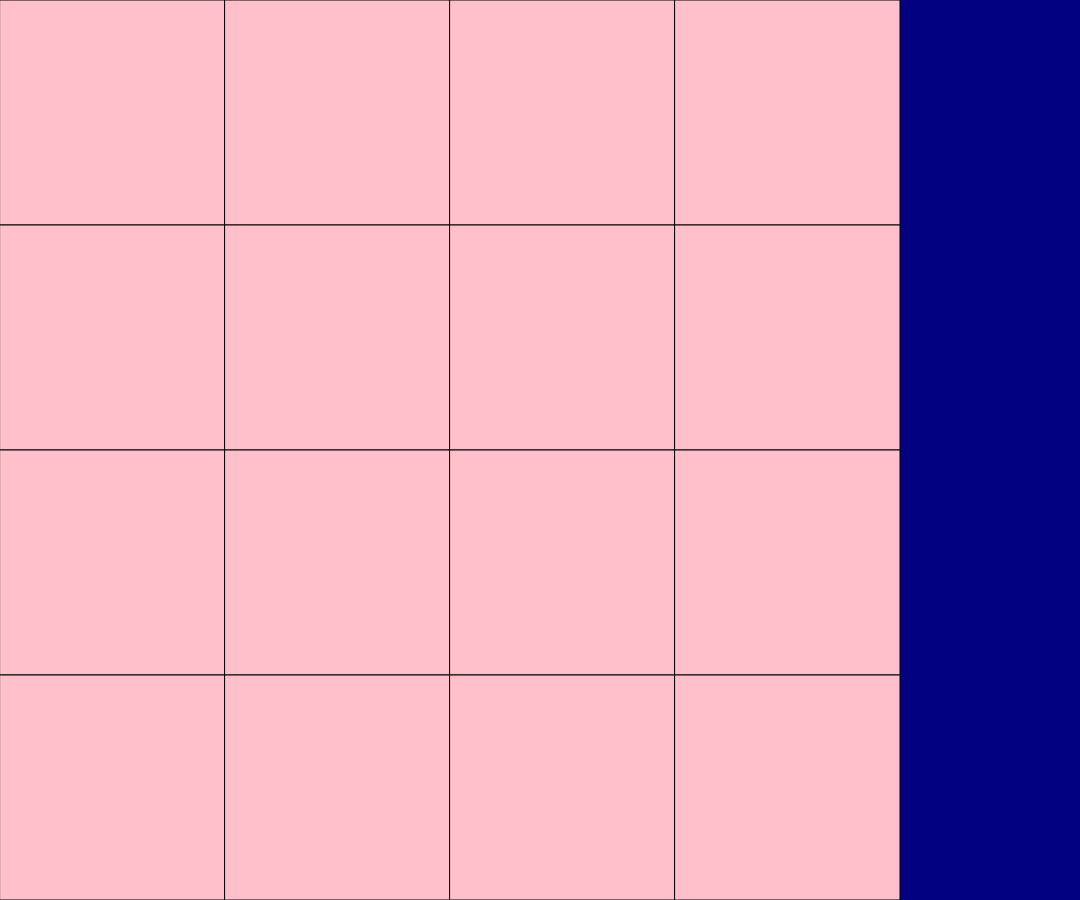
Frame 1 (no input)
Frame 60 (no input): identical to frame 1, image omitted
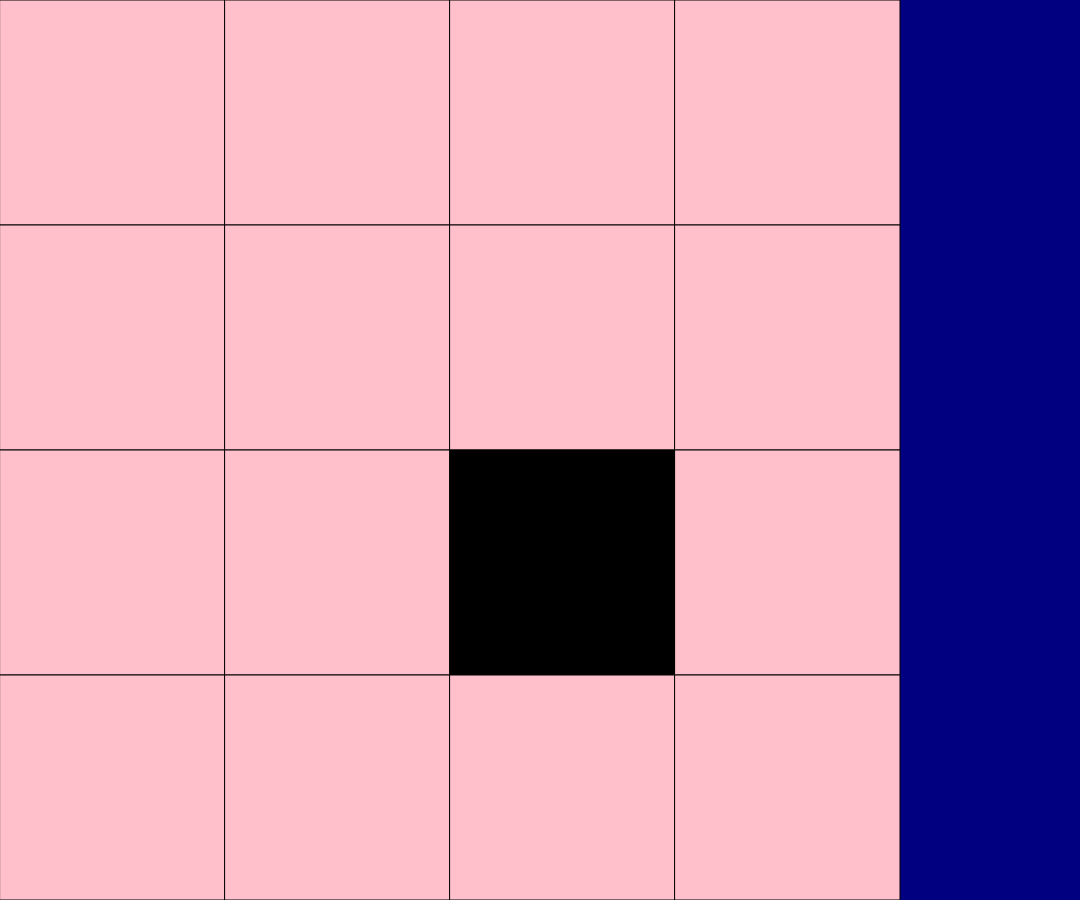
Frame 120 (the mouse pressed at the canvas centre since frame 60)

The p5.js sketch that drew these frames (run headless with seeded random() and noise() and a simulated clock; from frame 60 on, the mouse is pressed at the canvas centre):

// p5.js sketch
// ── sketch.js
// 2D Array
// Memorize the grid and redraw it after within 5 seconds
// The code is messy and the game is not how i'd like it to be, but thats okay. ive been sick and thats not an excuse just an explaination. not my best work but either way im happy 

let gameState = "hardMode";
let theGrid = [[0, 0, 0, 0],
               [0, 0, 0, 0],
               [0, 0, 0, 0],
               [0, 0, 0, 0]];
const SQUARE_DIMENTIONS = theGrid.length;
let previousPressed;
let lastSwitched = 0;
let shownDuration = 5000;
let drawDuration = 6500;
let checkDuration = 8000;
let cellSize;
let previousRound = [];
let previousDrawn = [];
let state = "shown";

function setup() {
  createCanvas(windowWidth * 0.9, windowHeight * 0.9);
  if (width < height && gameState === "hardMode"){
    cellSize = width/SQUARE_DIMENTIONS;
  }
  else if (width > height && gameState === "hardMode"){
    cellSize = height/SQUARE_DIMENTIONS;
  }
  
}

function draw() {
  passingTime();
  background("navy");
  showGrid();
}

function passingTime(){
  if (millis() > lastSwitched + shownDuration && state === "shown"){
    generateRandomGrid();
    lastSwitched = millis();
    theGrid = generateRandomGrid(SQUARE_DIMENTIONS, SQUARE_DIMENTIONS);
    state = "drawing";
    previousRound.push(theGrid);
    console.log(previousRound);
  }
  else if (millis() > lastSwitched + drawDuration && state === "drawing"){
    generateEmptyGrid();
    lastSwitched = millis();
    theGrid = generateEmptyGrid(SQUARE_DIMENTIONS, SQUARE_DIMENTIONS);
    previousDrawn.push(theGrid);
    console.log(previousDrawn);
    state = "check";
  }
  else if (millis() > lastSwitched + checkDuration && state === "check"){
    clear();
    lastSwitched = millis();
    if (previousRound[theGrid] === previousDrawn[theGrid]){
      clear();
      textAlign(CENTER);
      text("TEST", width/2, height/2);
    }
    else if (previousRound !== previousDrawn){
      text("NOPE", width/2, height/2);
    }
    state = "shown";
  }
  previousDrawn = [];
  previousRound = [];
  console.log(state);
}

function showGrid(){
  for (let y= 0; y < SQUARE_DIMENTIONS; y++){
    for (let x= 0; x < SQUARE_DIMENTIONS; x++){
      if (theGrid[y][x] === 1){
        fill("black");
      }
      else if (theGrid[y][x] === 0){
        fill("pink");
      }
      square(x * cellSize, y * cellSize, cellSize);
    }
  }
}

function mousePressed(){
  let x = Math.floor(mouseX/cellSize);
  let y = Math.floor(mouseY/cellSize);

  if (state === "shown" || state === "check"){
    toggleCell(x, y);
  }
}

function toggleCell(x, y){
  if (theGrid[y][x] === 1){
    theGrid[y][x] = 0;
  }
  else if (theGrid[y][x] === 0){
    theGrid[y][x] = 1;
  }
}


function generateRandomGrid(columns, rows){
  let newGrid = [];
  for (let y = 0; y < rows; y++){
    newGrid.push([]);
    for (let x = 0; x < columns; x++){
      if (random(100) < 50){
        newGrid[y].push(1);
      }
      else{
        newGrid[y].push(0);
      }
    }
  }
  return newGrid;
}

function generateEmptyGrid(columns, rows){
  let newGrid = [];
  for (let y = 0; y < rows; y++){
    newGrid.push([]);
    for (let x = 0; x < columns; x++){
      newGrid[y].push(0);
    }
  }
  return newGrid;
}
